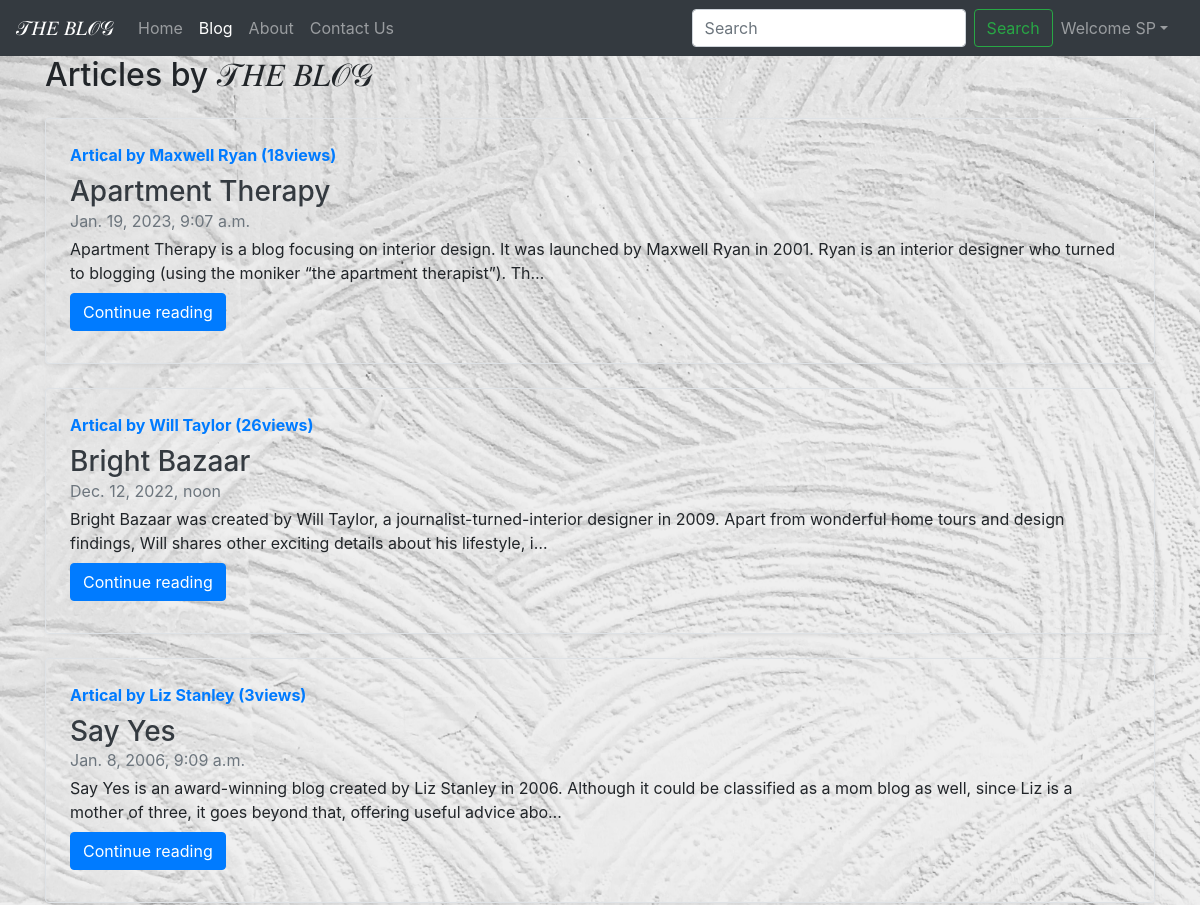
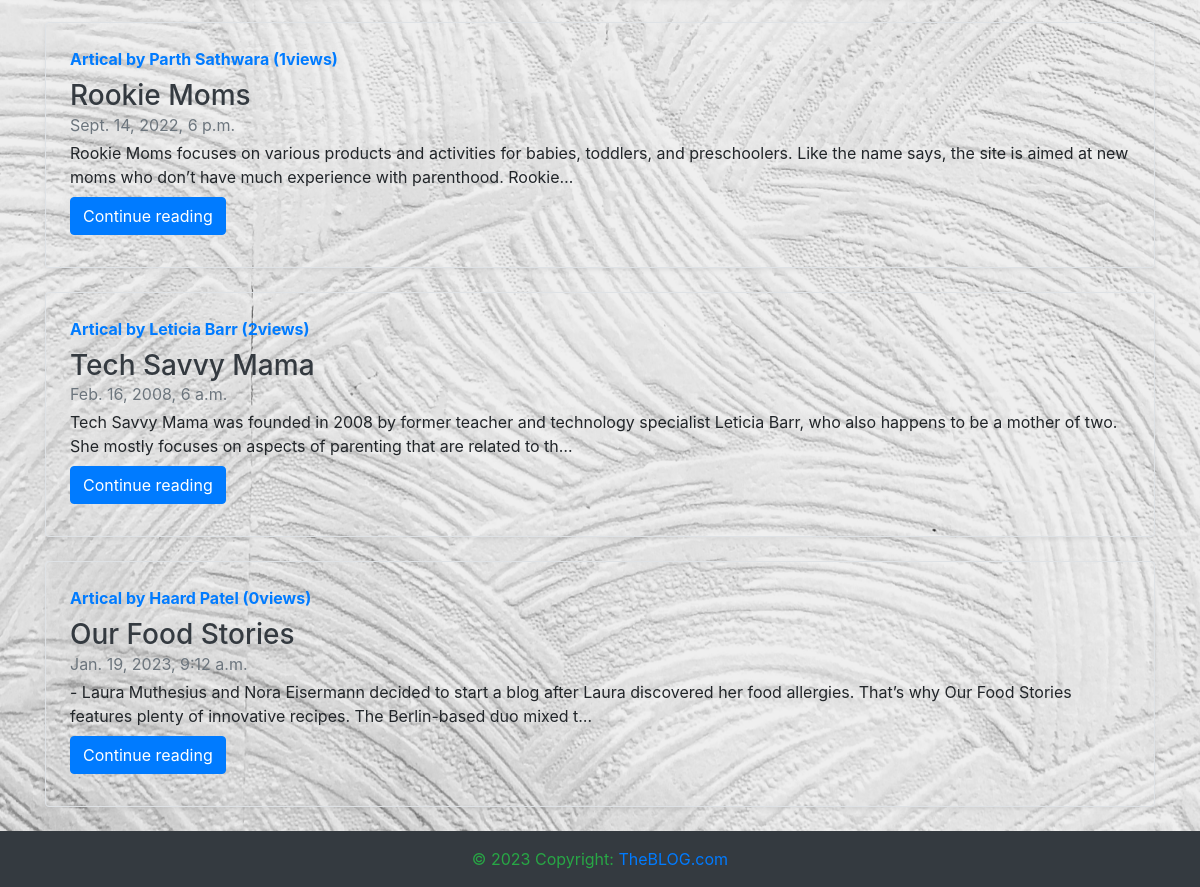
Screenshot of /blog/ (signed in) with the database file from the repository (2 pictures, top to bottom).
### blogApp/models.py (models this page shows, shortened)
class Post(models.Model):
    sno = models.AutoField(primary_key=True)
    title = models.CharField(max_length=255)
    author = models.CharField(max_length=14)
    views= models.IntegerField(default=0)
    slug = models.CharField(max_length=130)
    timeStamp = models.DateTimeField(blank=True)
    content = models.TextField()

### blogApp/views.py (the view)
# urls.py: path('', views.blogHome, name='blogHome'),
def blogHome(request):
    allPosts = Post.objects.all()
    context = {'allPosts': allPosts}
    return render(request, 'blog/bloghome.html', context)

### templates/blog/bloghome.html (shortened to what this page needs)
{% extends 'base.html' %}
{% block blogactive %} active {% endblock blogactive %}
{% block body %}
<div class="container" >
    <h2>Articles by 𝒯𝐻𝐸 𝐵𝐿𝒪𝒢</h2>
    {% for post in allPosts %}
    <div class="row no-gutters border rounded overflow-hidden flex-md-row mb-4 shadow-sm h-md-250 my-4 position-relative ">
        <div class="col p-4 d-flex flex-column position-static">
            <strong class="d-inline-block mb-2 text-primary">Artical by {{post.author}} ({{post.views}}views)</strong>
            <h3 class="mb-0"> <a class="text-dark" href="/blog/{{post.slug}}"> {{post.title}} </a> </h3>
            <div class="mb-1 text-muted">{{post.timeStamp}}</div>
            <p class="card-text mb-auto"> {{post.content| truncatechars:200}} </p>
            <div class="my-2">
                <a href="/blog/{{post.slug}}" role="button" class="btn btn-primary">Continue reading</a>
            </div>
        </div>
    </div>
    {% endfor %}
</div>
{% endblock body %}

### templates/base.html (shortened to what this page needs)
<!doctype html>
<html lang="en">
<head>
    <link rel="stylesheet" href="https://stackpath.bootstrapcdn.com/bootstrap/4.2.1/css/bootstrap.min.css"
>
</head>
<body>
    <nav class="navbar navbar-expand-lg sticky-top navbar-dark bg-dark">
        <a class="navbar-brand" href="/">𝒯𝐻𝐸 𝐵𝐿𝒪𝒢</a>
        <div class="collapse navbar-collapse" id="navbarSupportedContent">
            <ul class="navbar-nav mr-auto">
                <li class="nav-item {% block homeactive %} {% endblock homeactive %}">
                    <a class="nav-link" href="/">Home <span class="sr-only">(current)</span></a>
                </li>
                <li class="nav-item {% block blogactive %} {% endblock blogactive %}">
                    <a class="nav-link" href="/blog">Blog</a>
                </li>
                <li class="nav-item {% block aboutactive %} {% endblock aboutactive %}">
                    <a class="nav-link" href="/about">About</a>
                </li>
                <li class="nav-item {% block contactactive %} {% endblock contactactive %}">
                    <a class="nav-link" href="/contact">Contact Us</a>
                </li>
            </ul>
            <form method='get' action='/search' class="form-inline my-2 my-lg-0">
                <input class="form-control mr-sm-2" type="search" placeholder="Search" aria-label="Search" name="query"
                    id="query">
                <button class="btn btn-outline-success my-2 my-sm-0" type="submit">Search</button>
            </form>
            {% if user.is_authenticated %}
            <ul class="navbar-nav mr-2">
                <li class="nav-item dropdown">
                    <a class="nav-link dropdown-toggle" href='#' id="navbarDropdown" role="button"
                        data-toggle="dropdown"> Welcome {{request.user}}</a>
                </li>
            </ul>
            {% endif %}
        </div>
    </nav>
    <div class="bg-image" style="background-image: url('/static/img/pexels-henry-&-co-1939485.jpg') ;
                                background-size: 100%;
                                background-repeat: no-repeat;
                                background-attachment: fixed;">
        {% block body %} {% endblock body %}
    <footer class="page-footer font-small bg-dark">
        <div class="footer-copyright text-center py-3 text-success">© 2023 Copyright:
            <a href="/"> TheBLOG.com</a>
        </div>
    </footer>
    </div>
</body>
</html>

### rows the page displays
Post: author "Maxwell Ryan", views "18", title "Apartment Therapy", timeStamp "Jan. 19, 2023, 9:07 a.m.", content "Apartment Therapy is a blog focusing on interior design. It was launched by Maxwell Ryan in 2001. Ryan is an interior designer who turned to blogging (using the moniker “the apartment therapist”). Th…"
Post: author "Will Taylor", views "26", title "Bright Bazaar", timeStamp "Dec. 12, 2022, noon", content "Bright Bazaar was created by Will Taylor, a journalist-turned-interior designer in 2009. Apart from wonderful home tours and design findings, Will shares other exciting details about his lifestyle, i…"
Post: author "Liz Stanley", views "3", title "Say Yes", timeStamp "Jan. 8, 2006, 9:09 a.m.", content "Say Yes is an award-winning blog created by Liz Stanley in 2006. Although it could be classified as a mom blog as well, since Liz is a mother of three, it goes beyond that, offering useful advice abo…"
Post: author "Parth Sathwara", views "1", title "Rookie Moms", timeStamp "Sept. 14, 2022, 6 p.m.", content "Rookie Moms focuses on various products and activities for babies, toddlers, and preschoolers. Like the name says, the site is aimed at new moms who don’t have much experience with parenthood. Rookie…"
Post: author "Leticia Barr", views "2", title "Tech Savvy Mama", timeStamp "Feb. 16, 2008, 6 a.m.", content "Tech Savvy Mama was founded in 2008 by former teacher and technology specialist Leticia Barr, who also happens to be a mother of two. She mostly focuses on aspects of parenting that are related to th…"
Post: author "Haard Patel", views "0", title "Our Food Stories", timeStamp "Jan. 19, 2023, 9:12 a.m.", content "- Laura Muthesius and Nora Eisermann decided to start a blog after Laura discovered her food allergies. That’s why Our Food Stories features plenty of innovative recipes. The Berlin-based duo mixed t…"

### other values shown
{{ request.user }} "SP"
